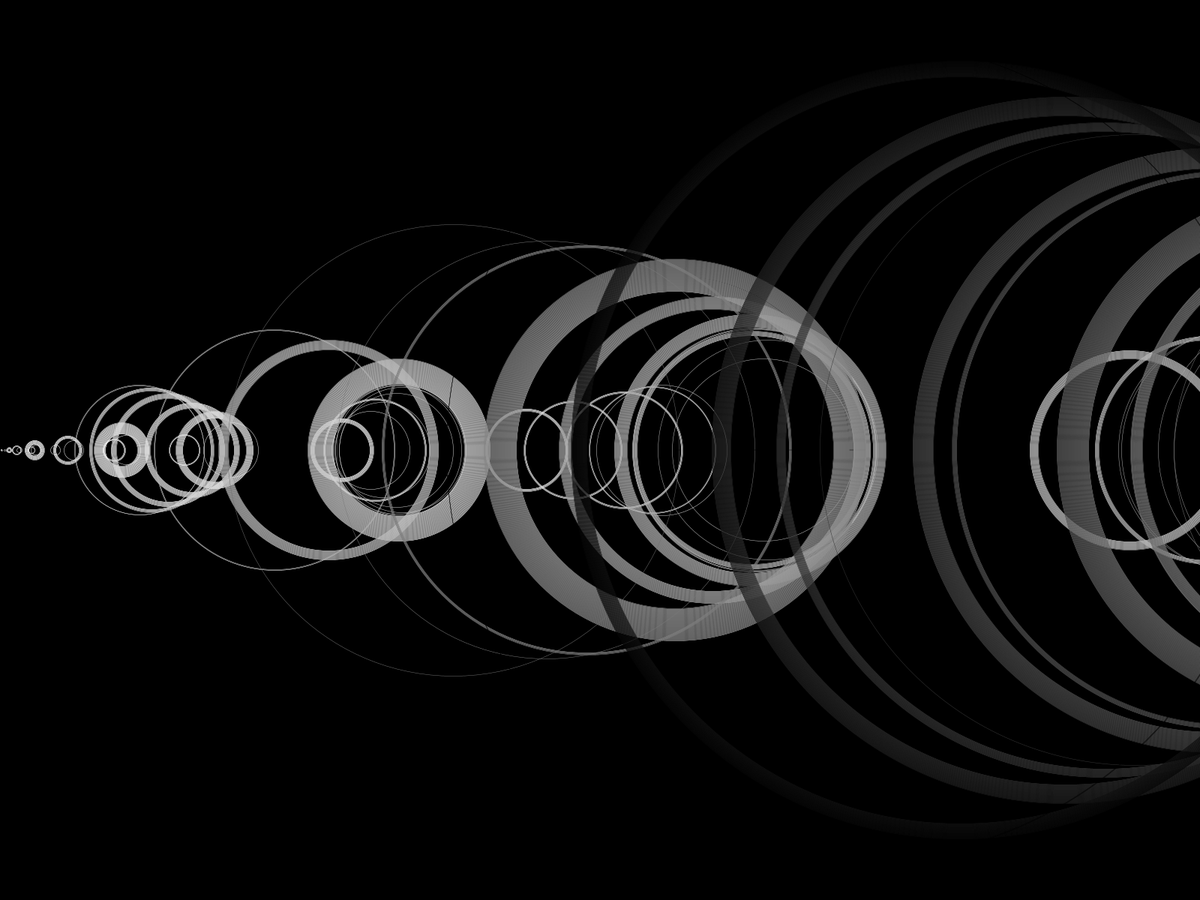
Frame 1 (no input)
Frame 60 (the mouse pressed at the canvas centre just before this capture): identical to frame 1, image omitted
Frame 120 (the mouse held since frame 60 and released just before this capture): identical to frame 1, image omitted

The Processing sketch that drew this single still picture (run headless with seeded random() and noise(); from frame 60 on, the mouse is pressed at the canvas centre):

// Processing sketch: Recaman_I
// ── Recaman_I.pde
int [] recaman = {}; 
float centX;
float centY;
int UPPER_BOUND = 2500;

void setup () {
  
  background (0);
  //size (1600, 900);
  fullScreen ();
  smooth ();
  frameRate (60);
  
  centX = width / 2;
  centY = height / 2;
  
  RecamanGen ();
  
  strokeWeight (.5);
  noFill ();
  float mid;
  float arcWidth;
  float strokeVal = 255;
  for (int i = 0; i < UPPER_BOUND - 1; i++) {
    stroke (strokeVal);
    mid = ((recaman [i + 1] - recaman [i]) / 2) + recaman [i];
    arcWidth = (recaman [i + 1] - recaman [i]) / 2;
    arc(mid, centY, arcWidth, arcWidth, 0, 180);
    strokeVal -= .12;
  }
  
}

void draw () {
  
}

void RecamanGen () {
  
  int stepSize = 1;
  int value = 0;
  int minusVal = 0;
  int plusVal = 0;
  
  while (stepSize <= UPPER_BOUND) {
    minusVal = value - stepSize;
    plusVal = value + stepSize;
    if (minusVal < 0 || Contains (recaman, minusVal)) {
      value = plusVal;
    } else {
      value = minusVal;
    }
    recaman = append (recaman, value);
    stepSize++;
  }
  
}

boolean Contains (int [] array_, int value) {
  
  boolean result = false;
  
  for (int item : array_) {
    if (item == value) {
      result = true;
      break;
    }
  }
  
  return result;
  
}
